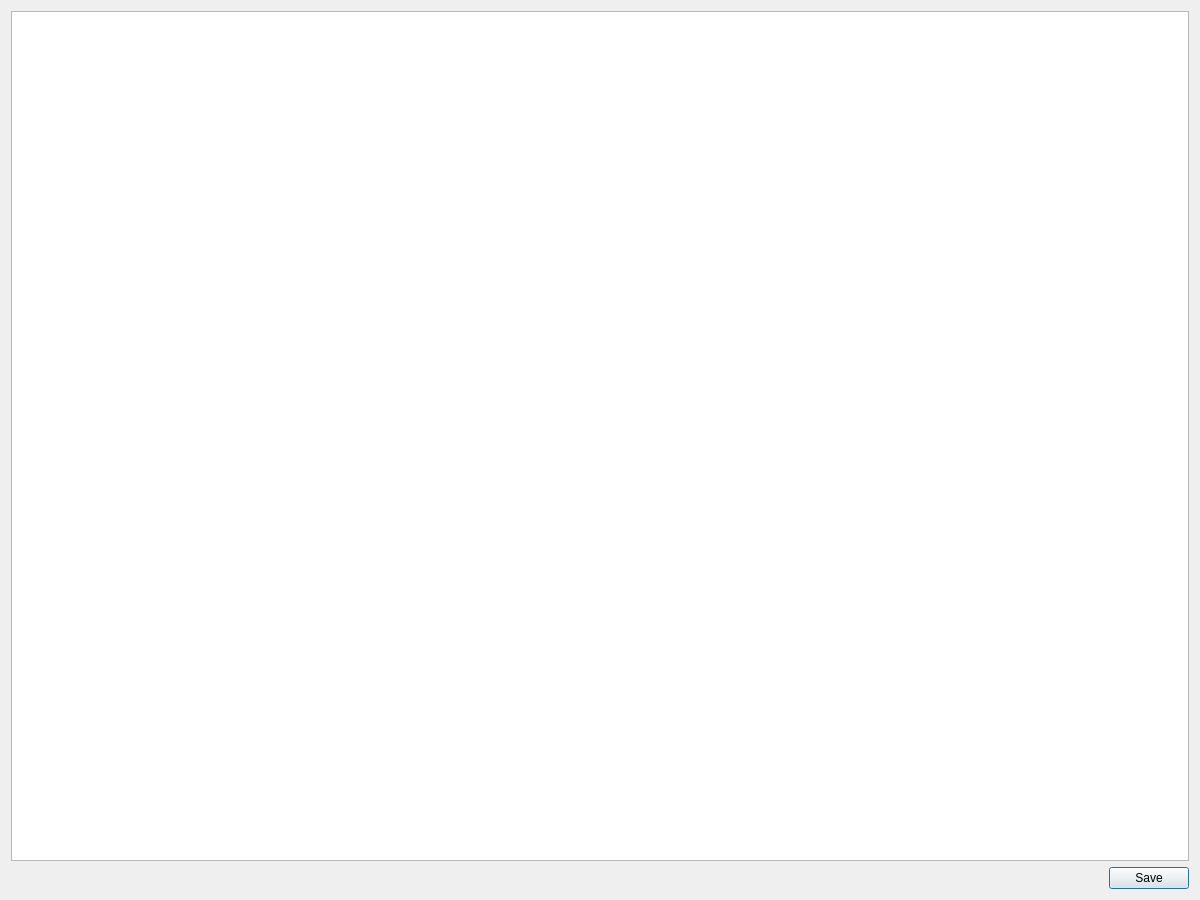
<?xml version="1.0" encoding="UTF-8"?>
<ui version="4.0">
 <class>Dialog</class>
 <widget class="QDialog" name="Dialog">
  <property name="geometry">
   <rect>
    <x>0</x>
    <y>0</y>
    <width>1200</width>
    <height>900</height>
   </rect>
  </property>
  <property name="windowTitle">
   <string>Dialog</string>
  </property>
  <layout class="QVBoxLayout" name="verticalLayout">
   <item>
    <widget class="QTextEdit" name="textEdit"/>
   </item>
   <item>
    <widget class="QDialogButtonBox" name="buttonBox">
     <property name="orientation">
      <enum>Qt::Horizontal</enum>
     </property>
     <property name="standardButtons">
      <set>QDialogButtonBox::Save</set>
     </property>
    </widget>
   </item>
  </layout>
 </widget>
 <resources/>
 <connections>
  <connection>
   <sender>buttonBox</sender>
   <signal>accepted()</signal>
   <receiver>Dialog</receiver>
   <slot>accept()</slot>
   <hints>
    <hint type="sourcelabel">
     <x>248</x>
     <y>254</y>
    </hint>
    <hint type="destinationlabel">
     <x>157</x>
     <y>274</y>
    </hint>
   </hints>
  </connection>
  <connection>
   <sender>buttonBox</sender>
   <signal>rejected()</signal>
   <receiver>Dialog</receiver>
   <slot>reject()</slot>
   <hints>
    <hint type="sourcelabel">
     <x>316</x>
     <y>260</y>
    </hint>
    <hint type="destinationlabel">
     <x>286</x>
     <y>274</y>
    </hint>
   </hints>
  </connection>
 </connections>
</ui>
